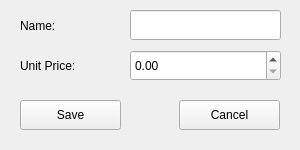
<?xml version="1.0" encoding="UTF-8"?>
<ui version="4.0">
 <class>AddNewProductWindow</class>
 <widget class="QWidget" name="AddNewProductWindow">
  <property name="geometry">
   <rect>
    <x>0</x>
    <y>0</y>
    <width>300</width>
    <height>150</height>
   </rect>
  </property>
  <property name="windowTitle">
   <string>Form</string>
  </property>
  <widget class="QLabel" name="label_2">
   <property name="geometry">
    <rect>
     <x>20</x>
     <y>10</y>
     <width>85</width>
     <height>31</height>
    </rect>
   </property>
   <property name="text">
    <string>Name:</string>
   </property>
  </widget>
  <widget class="QLabel" name="label">
   <property name="geometry">
    <rect>
     <x>20</x>
     <y>50</y>
     <width>91</width>
     <height>31</height>
    </rect>
   </property>
   <property name="text">
    <string>Unit Price:</string>
   </property>
  </widget>
  <widget class="QLineEdit" name="name">
   <property name="geometry">
    <rect>
     <x>130</x>
     <y>10</y>
     <width>151</width>
     <height>30</height>
    </rect>
   </property>
  </widget>
  <widget class="QDoubleSpinBox" name="price">
   <property name="geometry">
    <rect>
     <x>130</x>
     <y>50</y>
     <width>151</width>
     <height>31</height>
    </rect>
   </property>
   <property name="maximum">
    <double>1000000.000000000000000</double>
   </property>
   <property name="singleStep">
    <double>0.000000000000000</double>
   </property>
  </widget>
  <widget class="QPushButton" name="save_btn">
   <property name="geometry">
    <rect>
     <x>20</x>
     <y>100</y>
     <width>101</width>
     <height>30</height>
    </rect>
   </property>
   <property name="text">
    <string>Save</string>
   </property>
  </widget>
  <widget class="QPushButton" name="cancel_btn">
   <property name="geometry">
    <rect>
     <x>179</x>
     <y>100</y>
     <width>101</width>
     <height>30</height>
    </rect>
   </property>
   <property name="text">
    <string>Cancel</string>
   </property>
  </widget>
 </widget>
 <resources/>
 <connections/>
</ui>
